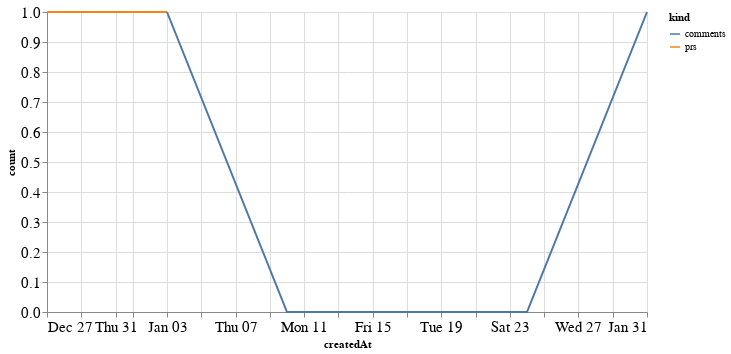

This figure's notebook cell:
### Code cell
alt.Chart(total_time, width=600).mark_line().encode(
    x='createdAt',
    y='count',
    color='kind'
)

### Figure 1 — Vega-Lite specification as saved in the notebook (floating-point values rounded to 4 significant figures)
{"config": {"axisLeft": {"labelFontSize": 15}, "axisBottom": {"labelFontSize": 15}}, "data": {"name": "data-44c4d4fc5f5f147bb8c85dc97555d74b"}, "mark": "line", "encoding": {"color": {"type": "nominal", "field": "kind"}, "x": {"type": "temporal", "field": "createdAt"}, "y": {"type": "quantitative", "field": "count"}}, "width": 600, "$schema": "https://vega.github.io/schema/vega-lite/v4.8.1.json", "datasets": {"data-44c4d4fc5f5f147bb8c85dc97555d74b": [{"createdAt": "2020-12-27T00:00:00", "kind": "prs", "count": 1.0}, {"createdAt": "2021-01-03T00:00:00", "kind": "prs", "count": 1.0}, {"createdAt": "2021-01-10T00:00:00", "kind": "prs", "count": null}, {"createdAt": "2021-01-17T00:00:00", "kind": "prs", "count": null}, {"createdAt": "2021-01-24T00:00:00", "kind": "prs", "count": null}, {"createdAt": "2021-01-31T00:00:00", "kind": "prs", "count": null}, {"createdAt": "2020-12-27T00:00:00", "kind": "comments", "count": null}, {"createdAt": "2021-01-03T00:00:00", "kind": "comments", "count": 1.0}, {"createdAt": "2021-01-10T00:00:00", "kind": "comments", "count": 0.0}, {"createdAt": "2021-01-17T00:00:00", "kind": "comments", "count": 0.0}, {"createdAt": "2021-01-24T00:00:00", "kind": "comments", "count": 0.0}, {"createdAt": "2021-01-31T00:00:00", "kind": "comments", "count": 1.0}]}}
